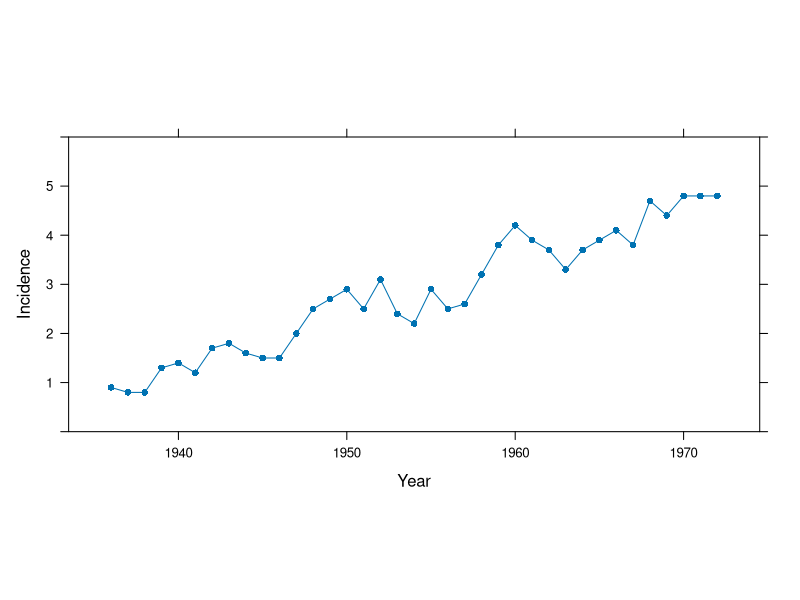

Here is the R script that generated this plot:
library(lattice)


### Name: H_melanoma
### Title: Melanoma skin cancer incidence
### Aliases: melanoma
### Keywords: datasets

### ** Examples

# Time-series plot.  Figure 3.64 from Cleveland.
xyplot(incidence ~ year,
  data = melanoma,
	aspect = "xy",
	panel = function(x, y)
		panel.xyplot(x, y, type="o", pch = 16),
	ylim = c(0, 6),
	xlab = "Year",
	ylab = "Incidence")
